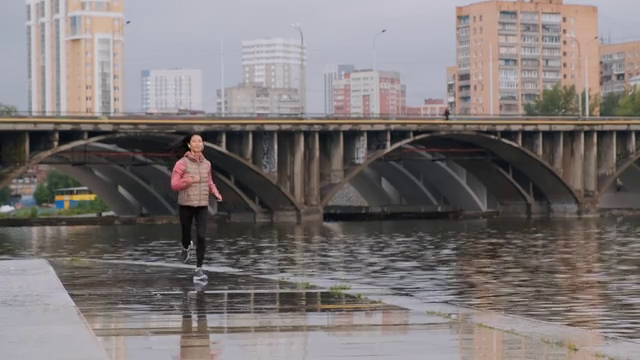
#> input picture frame 24 of Advanced_Computer_Vision/JumpRopewithPoseEstimation/video2.mp4, 640 x 360 px
$ python Road_Line_Detections.py
#> lines starting #> are read from the running program, lines starting #| are printed output that depends on the picture; after the words box and inside, x2 and y2 are one past the last pixel; in counts of white or black regions, pixels touching at a corner belong together
#> further down, img is the input picture: shape (360, 640, 3); mean B, G, R 116.7, 117.3, 124
import cv2
import numpy as np


def region_of_interest(image, vertices):
    """
    Creates a mask for a region of interest in the image and applies it.

    Args:
    image (np.ndarray): The input image.
    vertices (np.ndarray): The vertices of the polygon defining the region of interest.

    Returns:
    np.ndarray: The masked image.
    """
    mask = np.zeros_like(image)  # Create a black mask with the same dimensions as the image
    match_mask_color = 255  # Define the color intensity for the mask

    cv2.fillPoly(mask, vertices, match_mask_color)  # Fill the mask with white polygons
    masked_image = cv2.bitwise_and(image, mask)  # Apply the mask to the image
    return masked_image


def draw_lines(image, lines):
    """
    Draws lines on an image.

    Args:
    image (np.ndarray): The input image.
    lines (list): List of lines to be drawn.

    Returns:
    np.ndarray: The image with lines drawn.
    """
    image = np.copy(image)  # Create a copy of the image
    blank_image = np.zeros((image.shape[0], image.shape[1], 3), dtype=np.uint8)  # Create a blank black image

    if lines is not None:  # Ensure lines is not None
        for line in lines:
            for x1, y1, x2, y2 in line:
                cv2.line(blank_image, (x1, y1), (x2, y2), (0, 255, 0), thickness=10)  # Draw green lines

    image = cv2.addWeighted(image, 0.7, blank_image, 1, 0.0)  # Combine the original image and the lines image
    return image


def process(image):
    """
    Processes the image to detect lanes and draw them.

    Args:
    image (np.ndarray): The input image.

    Returns:
    np.ndarray: The image with lanes drawn.
    """
    height, width = image.shape[:2]  # Get the height and width of the image
#> height = 360; width = 640
    region_of_interest_vertices = [(width * 0.7, 0), (width, height),
                                   (0, height)]  # Define vertices for region of interest
#> region_of_interest_vertices = [(448, 0), (640, 360), (0, 360)]

    img_gray = cv2.cvtColor(image, cv2.COLOR_BGR2GRAY)  # Convert the image to grayscale
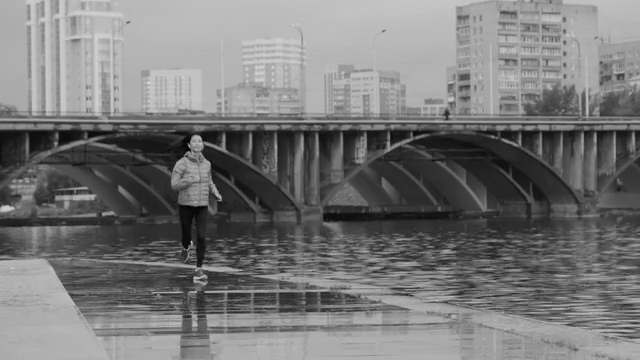
#> img_gray: shape (360, 640); min 0, max 219, mean 119.2
    canny_img = cv2.Canny(img_gray, 370, 150)  # Apply Canny edge detection
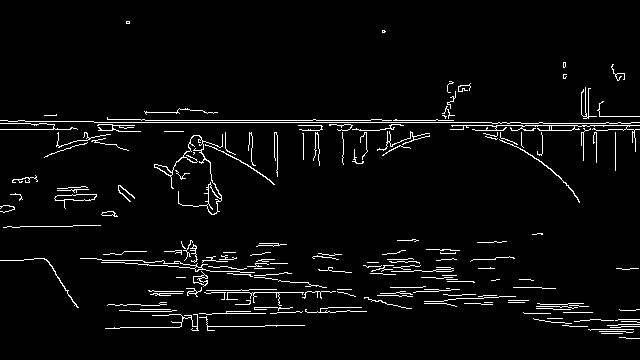
#> canny_img: shape (360, 640); 3.8% white in thin lines or dots, all inside (x1, y1, x2, y2) = (0, 21, 640, 339)
    cropped_image = region_of_interest(canny_img, np.array([region_of_interest_vertices],
                                                           np.int32))  # Apply region of interest mask
#> in region_of_interest, `cv2.fillPoly(mask, vertices, match_mask_color)`:
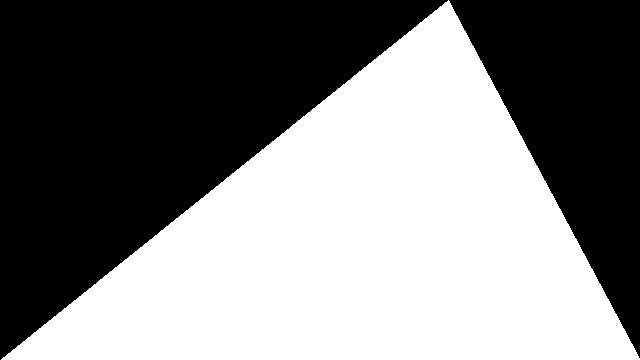
#> mask: shape (360, 640); 50.1% white; 2 black regions, box (x1, y1, x2, y2) and area: (0, 0, 448, 360) 80776, (449, 0, 640, 358) 34285
#> in region_of_interest, `masked_image = cv2.bitwise_and(image, mask)`:
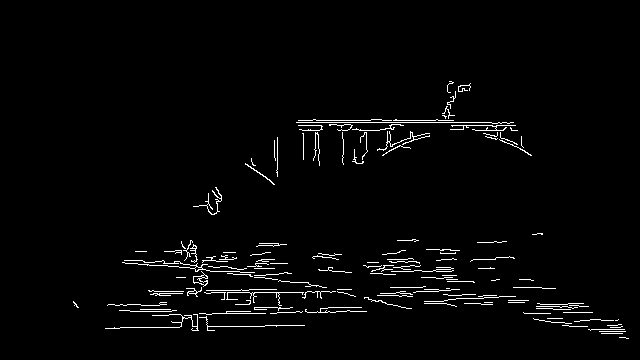
#> masked_image: shape (360, 640); 2.4% white in thin lines or dots, all inside (x1, y1, x2, y2) = (73, 81, 629, 339)
    lines = cv2.HoughLinesP(cropped_image, rho=2, theta=np.pi / 180, threshold=220, lines=np.array([]),
                            minLineLength=150, maxLineGap=5)  # Apply Hough line transformation
#> lines = None

    image_with_lines = draw_lines(image, lines)  # Draw detected lines on the image
#> in draw_lines, `image = cv2.addWeighted(image, 0.7, blank_image, 1, 0.0)`:
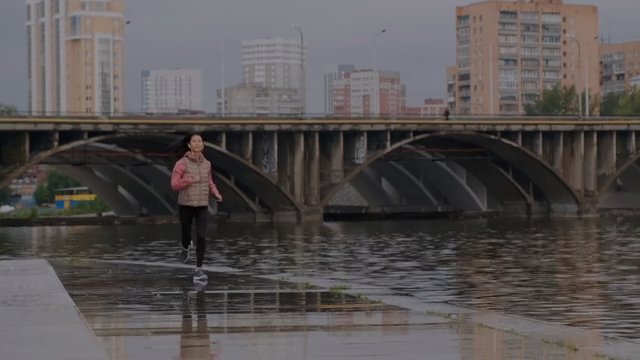
#> image: shape (360, 640, 3); mean B, G, R 81.7, 82.1, 86.8
    return image_with_lines


# Open the video stream
cap = cv2.VideoCapture("video2.mp4")  # Open the video file for processing

while True:
    success, img = cap.read()  # Read a frame from the video
    if not success:
        break

    img = process(img)  # Process the frame to detect and draw lanes
    cv2.imshow("Lane Detection", img)  # Display the processed frame

    if cv2.waitKey(1) & 0xFF == ord("q"):  # Exit the loop if 'q' key is pressed
#> (key q is pressed here)
        break

cap.release()  # Release the video stream
cv2.destroyAllWindows()  # Close all OpenCV windows

$ run again, starting later in the video
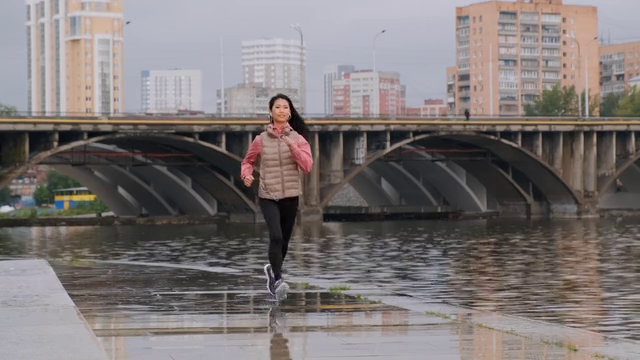
#> input picture frame 108 of Advanced_Computer_Vision/JumpRopewithPoseEstimation/video2.mp4, 640 x 360 px
#> img is the input picture: shape (360, 640, 3); mean B, G, R 116.8, 117.2, 124.2
#> in process, `canny_img = cv2.Canny(img_gray, 370, 150)`:
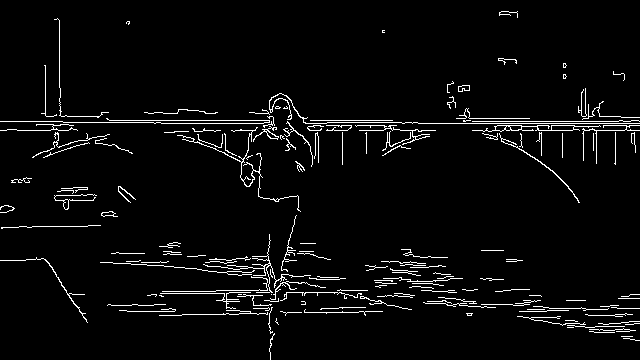
#> canny_img: shape (360, 640); 3.9% white in thin lines or dots
#> mask: shape (360, 640); 50.1% white; 2 black regions, box (x1, y1, x2, y2) and area: (0, 0, 448, 360) 80776, (449, 0, 640, 358) 34285
#> masked_image: shape (360, 640); 2.3% white in thin lines or dots, all inside (x1, y1, x2, y2) = (73, 81, 629, 360)
#> lines = None
#> in draw_lines, `image = cv2.addWeighted(image, 0.7, blank_image, 1, 0.0)`:
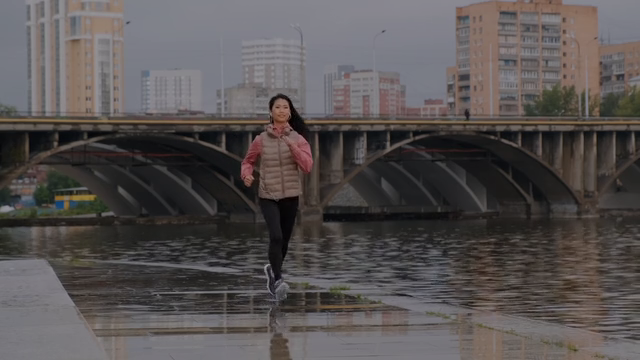
#> image: shape (360, 640, 3); mean B, G, R 81.8, 82, 86.9

$ run again, starting later in the video
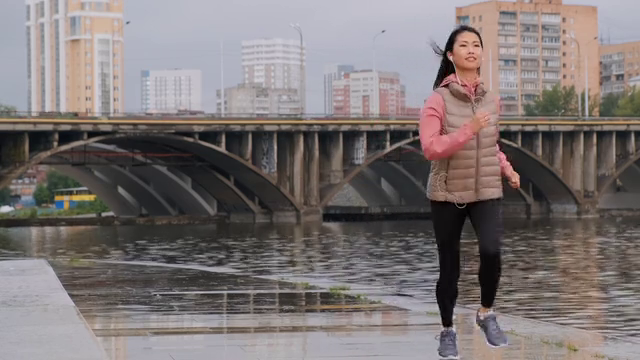
#> input picture frame 192 of Advanced_Computer_Vision/JumpRopewithPoseEstimation/video2.mp4, 640 x 360 px
#> img is the input picture: shape (360, 640, 3); mean B, G, R 115.8, 116.3, 124.2
#> in process, `canny_img = cv2.Canny(img_gray, 370, 150)`:
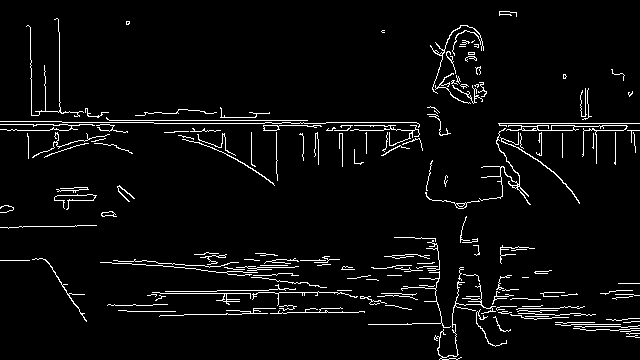
#> canny_img: shape (360, 640); 4.3% white in thin lines or dots
#> mask: shape (360, 640); 50.1% white; 2 black regions, box (x1, y1, x2, y2) and area: (0, 0, 448, 360) 80776, (449, 0, 640, 358) 34285
#> masked_image: shape (360, 640); 2.7% white in thin lines or dots, all inside (x1, y1, x2, y2) = (73, 25, 628, 360)
#> lines = None
#> in draw_lines, `image = cv2.addWeighted(image, 0.7, blank_image, 1, 0.0)`:
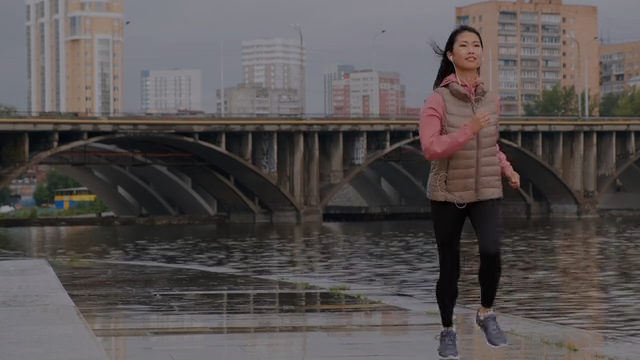
#> image: shape (360, 640, 3); mean B, G, R 81.1, 81.4, 87
